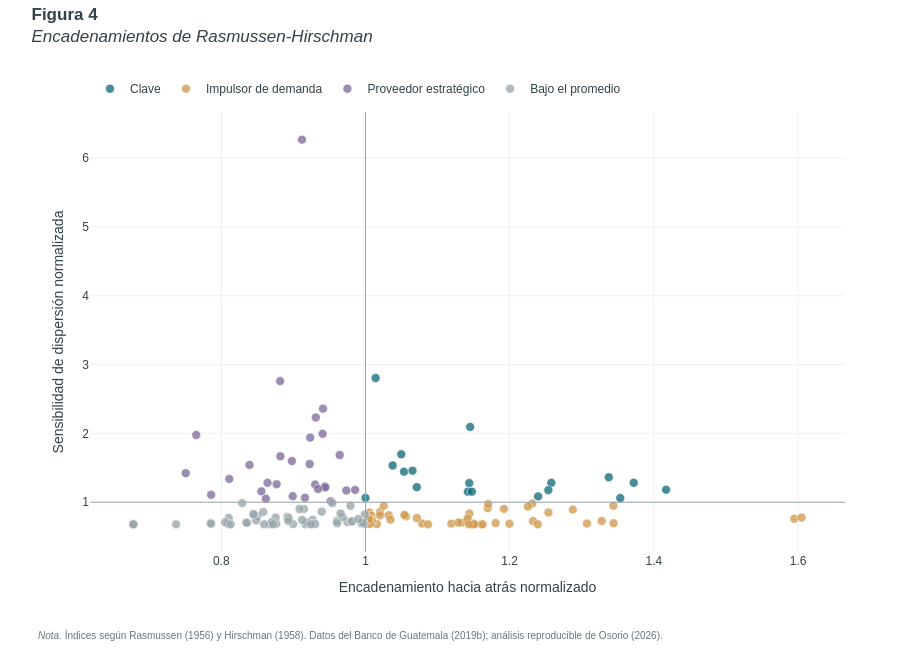

Notebook source saved alongside this figure:
### Markdown cell above
## 3. Encadenamientos productivos

La *inversa de Leontief* resume la producción directa e indirecta necesaria para satisfacer una unidad adicional de demanda final (Leontief, 1936; Miller & Blair, 2022).

$$
\mathbf{L}^{d}=\left(\mathbf{I}-\mathbf{A}^{d}\right)^{-1}
$$

El *índice de poder de dispersión de P. Nørregaard Rasmussen*, que representa el encadenamiento hacia atrás, compara la intensidad de los requerimientos de cada producto con el promedio de la MIP. El *índice de sensibilidad de dispersión de Rasmussen*, asociado con el encadenamiento hacia adelante, compara cuánto aparece cada producto en las respuestas del sistema. En conjunto, ambos se presentan como índices de encadenamiento de Rasmussen-Hirschman, vinculados con los trabajos de P. Nørregaard Rasmussen y Albert O. Hirschman (Hirschman, 1958; Miller & Blair, 2022; Rasmussen, 1956).

$$
BL_j=\frac{\frac{1}{n}\sum_i l_{ij}}
{\frac{1}{n^2}\sum_i\sum_j l_{ij}}
$$

$$
FL_i=\frac{\frac{1}{n}\sum_j l_{ij}}
{\frac{1}{n^2}\sum_i\sum_j l_{ij}}
$$

Los valores superiores a 1 indican una intensidad mayor que el promedio. Estos índices describen la estructura de la MIP; no son efectos causales ni recomendaciones de política.

### Code cell
#@title { display-mode: "form" }
fig = figura_encadenamientos(indicadores)
mostrar_figura(fig, "Figura 4. Encadenamientos de Rasmussen-Hirschman")

### Figure 1 — Plotly figure (JSON) as saved in the notebook; plotly's stock layout.template omitted (floating-point values rounded to 4 significant figures)
{"data": [{"customdata": [["Caña de azúcar y otras plantas azucareras", "P010"], ["Café en grano", "P016"], ["Caucho natural", "P018"], ["Ganado porcino y otro tipo de animales vivos n.c.p.", "P022"], ["Aves de corral", "P023"], ["Leche cruda", "P024"], ["Azúcar de caña sin refinar y refinada, melaza y los demás azúcares n.c.p.", "P052"], ["Preparados para alimentación animal", "P054"], ["Hilados, tejidos, telas y otros productos textiles excepto prendas de vestir", "P059"], ["Madera aserrada y acepillada, productos de madera, corcho, paja y materiales trenzables", "P063"], ["Cemento, cal y yeso", "P079"], ["Servicios generales y especializados de construcción", "P101"], ["Otros servicios de apoyo al transporte", "P108"], ["Servicio de suministro de comidas y bebidas", "P111"], ["Servicios de seguro, reaseguro y fondos de pensiones", "P116"], ["Servicios auxiliares de la intermediación financiera", "P117"], ["Servicios de publicidad y estudios de mercado", "P124"], ["Servicios de mantenimiento, reparación e instalación de productos metálicos elaborados, maquinaria y equipo", "P132"]], "hovertemplate": "%{customdata[0]}<br>Código: %{customdata[1]}<br>Encadenamiento hacia atrás: %{x:.3f}<br>Sensibilidad de dispersión: %{y:.3f}<extra></extra>", "marker": {"color": "#146c7a", "line": {"color": "white", "width": 0.6}, "opacity": 0.78, "size": 9}, "mode": "markers", "name": "Clave", "x": [1.144, 1.417, 1.353, 1.258, 1.337, 1.254, 1.372, 1.014, 1.0, 1.142, 1.053, 1.145, 1.071, 1.239, 1.148, 1.065, 1.038, 1.05], "y": [1.278, 1.182, 1.06, 1.281, 1.363, 1.175, 1.282, 2.805, 1.063, 1.154, 1.444, 2.094, 1.219, 1.084, 1.153, 1.458, 1.534, 1.697], "type": "scatter"}, {"customdata": [["Leguminosas (legumbres secas) y semillas oleaginosas", "P003"], ["Cardamomo", "P017"], ["Propagación de plantas", "P019"], ["Otros productos de animales vivos", "P026"], ["Crustáceos sin congelar y otros productos de la pesca", "P030"], ["Carne y despojos comestibles de ganado bovino; cueros y pieles de bovino y de otros animales", "P034"], ["Carne y despojos comestibles de ganado porcino", "P035"], ["Carne y despojos comestibles de aves", "P036"], ["Carne y despojos de otros animales y conservas y preparados de carne", "P037"], ["Crustáceos, moluscos y demás invertebrados acuáticos congelados, preparados o en conserva y sus productos", "P039"], ["Vegetales preparados o en conserva, legumbres y papas", "P040"], ["Preparaciones y conservas de frutas y nueces", "P041"], ["Jugos de frutas", "P042"], ["Aceites de origen vegetal", "P043"], ["Margarina, grasas y otros aceites de origen animal y vegetal", "P044"], ["Leche líquida y crema procesada", "P045"], ["Otros productos lácteos n.c.p.", "P046"], ["Pan y otros productos de panadería y repostería n.c.p.", "P050"], ["Productos alimenticios n.c.p.", "P053"], ["Aguardientes, licores, vinos, demás bebidas espirituosas y productos del tabaco", "P055"], ["Malta y cerveza de malta", "P056"], ["Bebidas no alcohólicas", "P057"], ["Prendas de vestir, adobo y teñido de pieles", "P060"], ["Cuero de piel curtida o adobada y cuero artificial o regenerado y artículos de cuero", "P061"], ["Calzado y sus partes, de cualquier material y de cualquier uso", "P062"], ["Productos de la impresión", "P067"], ["Otros productos químicos", "P074"], ["Vidrio y productos de vidrio", "P077"], ["Productos de cerámica y arcilla", "P078"], ["Artículos de hormigón, cemento y yeso", "P080"], ["Piedras talladas para construcción y otros productos minerales no metálicos n.c.p.", "P081"], ["Aparatos médicos, instrumentos ópticos y de precisión, relojes", "P090"], ["Muebles", "P092"], ["Edificaciones residenciales", "P098"], ["Edificaciones no residenciales", "P099"], ["Obras de ingeniería civil", "P100"], ["Servicios de almacenamiento y depósito", "P107"], ["Servicios postales y de mensajería", "P109"], ["Servicio de alojamiento", "P110"], ["Servicios de banco central", "P113"], ["Otros servicios financieros y servicios de banca de inversión", "P114"], ["Servicios de agencias de viajes, operadores turísticos y actividades conexas", "P127"], ["Servicios de apoyo a la explotación de minas y canteras y los relacionados con la distribución de electricidad, gas y agua", "P135"], ["Servicios públicos del gobierno general", "P137"], ["Otros servicios administrativos", "P139"], ["Servicios audiovisuales, recreativos, culturales y deportivos", "P146"], ["Servicios de asociaciones que sirven a las empresas", "P147"], ["Servicios de asociaciones que sirven a los hogares", "P148"]], "hovertemplate": "%{customdata[0]}<br>Código: %{customdata[1]}<br>Encadenamiento hacia atrás: %{x:.3f}<br>Sensibilidad de dispersión: %{y:.3f}<extra></extra>", "marker": {"color": "#d29a50", "line": {"color": "white", "width": 0.6}, "opacity": 0.78, "size": 9}, "mode": "markers", "name": "Impulsor de demanda", "x": [1.005, 1.231, 1.144, 1.079, 1.142, 1.344, 1.595, 1.605, 1.328, 1.008, 1.149, 1.007, 1.119, 1.225, 1.254, 1.344, 1.307, 1.134, 1.056, 1.232, 1.001, 1.18, 1.071, 1.192, 1.129, 1.02, 1.17, 1.02, 1.054, 1.288, 1.142, 1.016, 1.2, 1.087, 1.161, 1.149, 1.009, 1.032, 1.025, 1.239, 1.17, 1.007, 1.005, 1.162, 1.151, 1.035, 1.005, 1.143], "y": [0.8501, 0.9799, 0.8347, 0.6914, 0.7216, 0.9478, 0.7587, 0.7775, 0.7275, 0.8009, 0.6948, 0.7164, 0.6889, 0.9352, 0.851, 0.6962, 0.6908, 0.7034, 0.7935, 0.7278, 0.6824, 0.6978, 0.7713, 0.9033, 0.7039, 0.8571, 0.9143, 0.8082, 0.8153, 0.8929, 0.7643, 0.6824, 0.6876, 0.6781, 0.6781, 0.6781, 0.734, 0.8107, 0.9471, 0.6781, 0.9738, 0.6851, 0.7611, 0.6781, 0.6781, 0.7467, 0.7511, 0.6781], "type": "scatter"}, {"customdata": [["Maíz", "P001"], ["Tabaco y otras plantas no perennes", "P011"], ["Palma africana", "P015"], ["Ganado bovino", "P021"], ["Troncos de madera y leña", "P027"], ["Minerales no metálicos", "P033"], ["Abonos, fertilizantes y pesticidas", "P071"], ["Productos de caucho y plástico", "P076"], ["Métales básicos de hierro y acero, productos primarios de metales preciosos y otros metales no ferrosos", "P082"], ["Otros productos elaborados de metal", "P084"], ["Generación y distribución de energía eléctrica, gas, vapor y aire acondicionado", "P095"], ["Agua natural y distribución de agua natural", "P096"], ["Servicios de comercio", "P102"], ["Mantenimiento y reparación de vehículos automotores y motocicletas", "P103"], ["Servicio de transporte de carga por vía terrestre", "P105"], ["Servicios de información, telecomunicaciones y radiodifusión", "P112"], ["Servicios de Intermediación Financiera Medidos Indirectamente (SIFMI)", "P115"], ["Otros servicios inmobiliarios, excepto alquiler de vivienda", "P119"], ["Servicios jurídicos, de contabilidad, auditoría, teneduría de libros y consultoría fiscal", "P120"], ["Servicios de tecnología de la información", "P121"], ["Servicios de arquitectura e ingeniería, ensayos y análisis técnicos", "P122"], ["Otros servicios profesionales, científicos y técnicos", "P123"], ["Servicios de arrendamiento o alquiler sin operador", "P125"], ["Servicios  de agencias de empleo y de dotación de recursos humanos", "P126"], ["Servicios de seguridad, sistemas de seguridad e investigación privada", "P128"], ["Servicios administrativos, de apoyo de oficina y otros servicios de apoyo a las empresas", "P131"], ["Servicios de apoyo a la agricultura, caza, silvicultura y pesca", "P134"], ["Servicios de manufactura", "P136"]], "hovertemplate": "%{customdata[0]}<br>Código: %{customdata[1]}<br>Encadenamiento hacia atrás: %{x:.3f}<br>Sensibilidad de dispersión: %{y:.3f}<extra></extra>", "marker": {"color": "#806e9d", "line": {"color": "white", "width": 0.6}, "opacity": 0.78, "size": 9}, "mode": "markers", "name": "Proveedor estratégico", "x": [0.8618, 0.9161, 0.944, 0.8768, 0.7859, 0.9301, 0.9405, 0.882, 0.9441, 0.8556, 0.8815, 0.9734, 0.9119, 0.8642, 0.9312, 0.8979, 0.9643, 0.9411, 0.8392, 0.9518, 0.9856, 0.9233, 0.9226, 0.7653, 0.8111, 0.8991, 0.7507, 0.9342], "y": [1.052, 1.065, 1.229, 1.262, 1.108, 1.256, 1.994, 1.668, 1.215, 1.158, 2.76, 1.171, 6.269, 1.282, 2.231, 1.599, 1.685, 2.359, 1.542, 1.015, 1.179, 1.939, 1.555, 1.977, 1.339, 1.088, 1.422, 1.192], "type": "scatter"}, {"customdata": [["Frijoles", "P002"], ["Arroz", "P004"], ["Otros cereales", "P005"], ["Hortalizas", "P006"], ["Sandías y melones", "P007"], ["Ejotes y arvejas", "P008"], ["Raíces y tubérculos", "P009"], ["Bananos, plátanos y otros", "P012"], ["Frutas tropicales y subtropicales", "P013"], ["Berries, otras frutas y semillas de frutas", "P014"], ["Otros frutos oleaginosos, otras plantas bebestibles y especias aromáticas", "P020"], ["Huevos", "P025"], ["Productos forestales no madereros", "P028"], ["Peces vivos, frescos o refrigerados", "P029"], ["Petróleo crudo y gas natural", "P031"], ["Minerales metálicos", "P032"], ["Pescado congelado, preparado o en conserva y sus productos", "P038"], ["Harina de trigo", "P047"], ["Arroz sin cáscara", "P048"], ["Otros productos de molinería, almidones y productos de almidón", "P049"], ["Tortillas de maíz, incluso tostadas, horneadas o fritas", "P051"], ["Aguas minerales y otras aguas embotelladas", "P058"], ["Pasta de papel y papel", "P064"], ["Envases de papel y cartón", "P065"], ["Productos de la edición", "P066"], ["Gasolinas, diésel oil y fuel oils", "P068"], ["Aceites, grasas lubricantes y otros aceites preparados", "P069"], ["Gases de petróleo, otros productos de la refinación de petróleo n.c.p.", "P070"], ["Pinturas, barnices, tintas y productos relacionados", "P072"], ["Jabón, preparados de limpieza, perfumes y preparados de toilet", "P073"], ["Productos farmacéuticos", "P075"], ["Productos metálicos estructurales y sus partes de hierro o de acero", "P083"], ["Maquinaria para usos generales y especiales, sus partes y piezas, excepto electrodomésticos", "P085"], ["Electrodomésticos y sus partes", "P086"], ["Maquinaria de oficina, contabilidad e informática, sus partes y piezas", "P087"], ["Maquinaria y aparatos eléctricos, sus partes y piezas", "P088"], ["Equipo y aparatos de radio, televisión y comunicaciones", "P089"], ["Equipo de transporte", "P091"], ["Otros artículos n.c.p.", "P093"], ["Residuos y desechos", "P094"], ["Evacuación de aguas residuales, recogida, tratamiento y eliminación de desechos", "P097"], ["Servicio de transporte de pasajeros por vía terrestre", "P104"], ["Otros tipos de transporte", "P106"], ["Servicios de alquiler de vivienda", "P118"], ["Servicios de limpieza", "P129"], ["Servicios telefónicos de centros de llamadas", "P130"], ["Servicios de reparación de otros bienes", "P133"], ["Servicios públicos administrativos relacionados con la provisión de servicios educativos, de salud, servicios sociales, culturales y otros, sin contar los servicios de seguridad social", "P138"], ["Servicios públicos administrativos prestados a la comunidad en su conjunto", "P140"], ["Servicios administrativos relacionados con los sistemas de seguridad social de afiliación obligatoria", "P141"], ["Servicios de enseñanza", "P142"], ["Servicios de hospitalización", "P143"], ["Servicios médicos y dentales", "P144"], ["Otros servicios de atención de la salud humana", "P145"], ["Otros servicios", "P149"], ["Servicios domésticos", "P150"], ["Compras directas en el exterior por residentes", "P151"], ["Compras directas en el territorio nacional por no residentes", "P152"]], "hovertemplate": "%{customdata[0]}<br>Código: %{customdata[1]}<br>Encadenamiento hacia atrás: %{x:.3f}<br>Sensibilidad de dispersión: %{y:.3f}<extra></extra>", "marker": {"color": "#9aa7ac", "line": {"color": "white", "width": 0.6}, "opacity": 0.78, "size": 9}, "mode": "markers", "name": "Bajo el promedio", "x": [0.9267, 0.9991, 0.8762, 0.8503, 0.8672, 0.8344, 0.9603, 0.9749, 0.8103, 0.8754, 0.9265, 0.9964, 0.8997, 0.8356, 0.9147, 0.9169, 0.8095, 0.8583, 0.9303, 0.9811, 0.9942, 0.9187, 0.9791, 0.954, 0.9684, 0.8053, 0.6781, 0.8913, 0.9393, 0.8923, 0.9608, 0.8445, 0.8936, 0.6781, 0.6781, 0.9978, 0.6781, 0.9962, 0.9654, 0.8291, 0.8483, 0.8931, 0.9812, 0.7374, 0.9086, 0.87, 0.8447, 0.9245, 0.813, 0.8594, 0.7853, 0.8717, 0.9121, 0.9899, 0.7858, 0.6781, 0.6781, 0.6781], "y": [0.7468, 0.8213, 0.6867, 0.7998, 0.6797, 0.7071, 0.7283, 0.7123, 0.773, 0.7775, 0.6892, 0.7095, 0.6825, 0.7005, 0.9023, 0.6781, 0.683, 0.8595, 0.6831, 0.7213, 0.6909, 0.706, 0.9472, 0.9879, 0.7834, 0.7069, 0.6781, 0.7885, 0.863, 0.7706, 0.6939, 0.8317, 0.7699, 0.6781, 0.6781, 0.6899, 0.6781, 0.7029, 0.8365, 0.9874, 0.736, 0.7306, 0.7214, 0.6781, 0.901, 0.7096, 0.8213, 0.6781, 0.6781, 0.6781, 0.6963, 0.6781, 0.7424, 0.7552, 0.6874, 0.6781, 0.6781, 0.6781], "type": "scatter"}], "layout": {"title": {"pad": {"b": 8}, "font": {"size": 17}, "text": "<b>Figura 4</b><br><i>Encadenamientos de Rasmussen-Hirschman</i>", "x": 0.035, "xref": "container", "xanchor": "left", "y": 0.97, "yref": "container", "yanchor": "top", "automargin": false}, "font": {"family": "Arial, sans-serif", "size": 12, "color": "#334148"}, "margin": {"l": 90, "r": 55, "t": 112, "b": 118}, "hoverlabel": {"font": {"size": 12, "family": "Arial"}, "bgcolor": "white"}, "height": 670, "paper_bgcolor": "white", "plot_bgcolor": "white", "annotations": [{"align": "left", "font": {"color": "#69767d", "size": 10}, "showarrow": false, "text": "<i>Nota.</i> Índices según Rasmussen (1956) y Hirschman (1958). Datos del Banco de Guatemala (2019b); análisis reproducible de Osorio (2026).", "x": 0, "xanchor": "left", "xref": "paper", "xshift": -54, "y": -0.17, "yanchor": "top", "yref": "paper"}], "shapes": [{"line": {"color": "#9aa7ac", "width": 1}, "type": "line", "x0": 1, "x1": 1, "xref": "x", "y0": 0, "y1": 1, "yref": "y domain"}, {"line": {"color": "#9aa7ac", "width": 1}, "type": "line", "x0": 0, "x1": 1, "xref": "x domain", "y0": 1, "y1": 1, "yref": "y"}], "legend": {"orientation": "h", "yanchor": "bottom", "y": 1.02, "xanchor": "left", "x": 0}, "xaxis": {"title": {"text": "Encadenamiento hacia atrás normalizado"}, "gridcolor": "#edf1f2", "zeroline": false}, "yaxis": {"title": {"text": "Sensibilidad de dispersión normalizada"}, "gridcolor": "#edf1f2", "zeroline": false}}}
